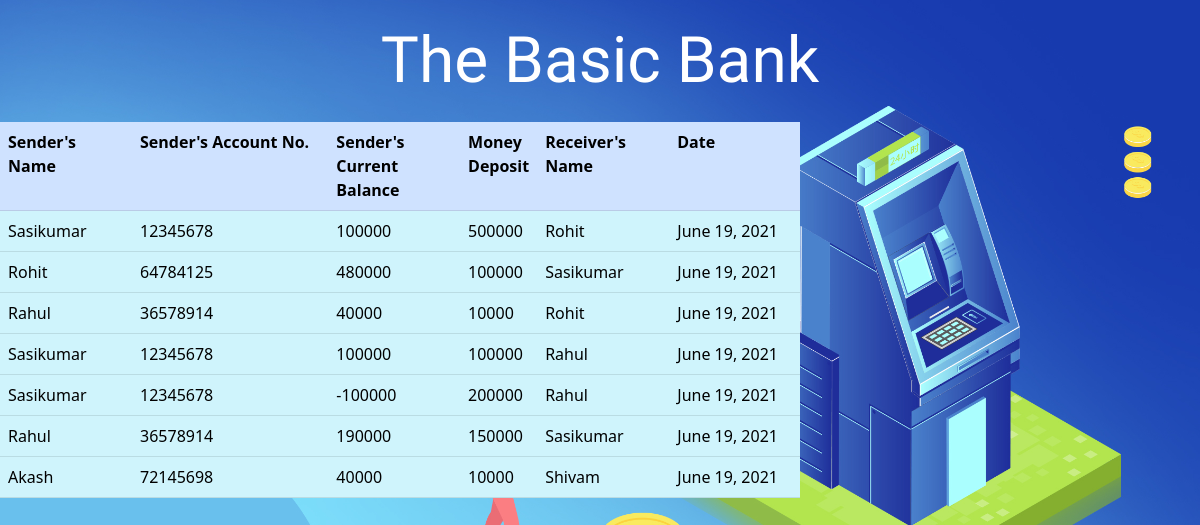
Screenshot of /transaction with the database file from the repository.
### accounts/models.py (models this page shows)
class transaction_details(models.Model):
    source_name = models.CharField(max_length=122)
    source_acc_no = models.CharField(max_length=122)
    Current_balance = models.IntegerField()
    money_deposit = models.IntegerField()
    destination_name = models.CharField(max_length=122)
    date = models.DateField()

### accounts/views.py (the view, shortened to what this page needs)
# urls.py: path("transaction", views.transaction, name='transaction'),
def transaction(request):
    all_entries = transaction_details.objects.all()
    context = {
            "history" : all_entries
        }
    return render(request, 'accounts/transac.html', context)

### accounts/templates/accounts/transac.html (shortened to what this page needs)
<!DOCTYPE html>
{% load static %}
<html lang="en">
<head>
    <link href="https://cdn.jsdelivr.net/npm/bootstrap@5.0.1/dist/css/bootstrap.min.css" rel="stylesheet">
</head>
<body>
    <nav class="navbar navbar-dark">
        <div class="container-fluid ">
          <a class="navbar-brand mx-auto" href="{% url 'home' %}">The Basic Bank</a>
        </div>
      </nav>
<div class="ctable col-lg-8">
    <table class="table table-info">
    <tr>
      <th class="table-primary col-lg-2" scope="col">Sender's Name</th>
      <th class="table-primary col-lg-3" scope="col">Sender's Account No.</th>
      <th class="table-primary col-lg-2" scope="col">Sender's Current Balance</th>
      <th class="table-primary col-lg-1" scope="col">Money Deposit</th>
      <th class="table-primary col-lg-2" scope="col">Receiver's Name</th>
      <th class="table-primary col-lg-2" scope="col">Date</th>
    </tr>
  {% for details in history %}
    <tr>
      <td>{{details.source_name}}</td>
      <td>{{details.source_acc_no}}</td>
      <td>{{details.Current_balance}}</td>
      <td>{{details.money_deposit}}</td>
      <td>{{details.destination_name}}</td>
      <td>{{details.date}}</td>
    </tr>
  {% endfor %}
</table>
</div>
</body>
</html>

### rows the page displays
transaction_details: source_name "Sasikumar", source_acc_no "12345678", Current_balance "100000", money_deposit "500000", destination_name "Rohit", date "June 19, 2021"
transaction_details: source_name "Rohit", source_acc_no "64784125", Current_balance "480000", money_deposit "100000", destination_name "Sasikumar", date "June 19, 2021"
transaction_details: source_name "Rahul", source_acc_no "36578914", Current_balance "40000", money_deposit "10000", destination_name "Rohit", date "June 19, 2021"
transaction_details: source_name "Sasikumar", source_acc_no "12345678", Current_balance "100000", money_deposit "100000", destination_name "Rahul", date "June 19, 2021"
transaction_details: source_name "Sasikumar", source_acc_no "12345678", Current_balance "-100000", money_deposit "200000", destination_name "Rahul", date "June 19, 2021"
transaction_details: source_name "Rahul", source_acc_no "36578914", Current_balance "190000", money_deposit "150000", destination_name "Sasikumar", date "June 19, 2021"
transaction_details: source_name "Akash", source_acc_no "72145698", Current_balance "40000", money_deposit "10000", destination_name "Shivam", date "June 19, 2021"
